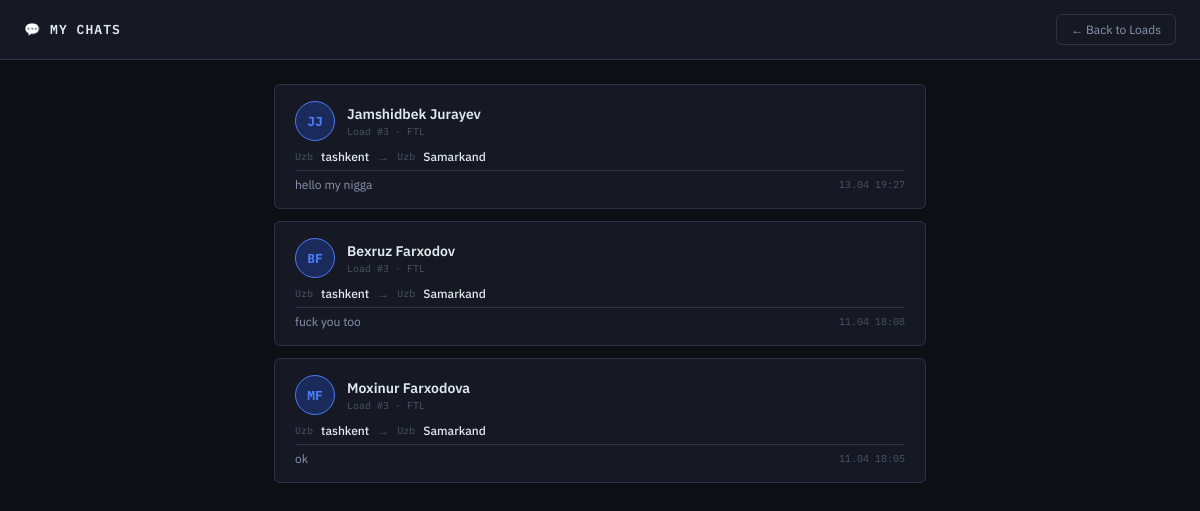
The page /chats/ (signed in) on the database its author committed.
### ecargo/models.py (models this page shows, shortened)
class ChatRoom(models.Model):
    interest = models.OneToOneField(Interest, on_delete=models.CASCADE, related_name='chat_room')
    shipper = models.ForeignKey(User, on_delete=models.CASCADE, related_name='chat_rooms_as_shipper')
    carrier = models.ForeignKey(User, on_delete=models.CASCADE, related_name='chat_rooms_as_carrier')
    created_at = models.DateTimeField(auto_now_add=True)
    class Meta:
        ordering = ['-created_at']

class Load(models.Model):
    BODY_TYPE_CHOICES = [
        ('curtainsider', 'Curtainsider'),
        ('tautliner', 'Tautliner'),
        ('flatbed', 'Flatbed'),
        ('box', 'Box / Closed'),
        ('refrigerated', 'Refrigerated'),
        ('tanker', 'Tanker'),
        ('lowloader', 'Low Loader'),
        ('tipper', 'Tipper'),
        ('container', 'Container'),
        ('other', 'Other'),
    ]
    LOAD_TYPE_CHOICES = [
        ('FTL', 'FTL - Full Truck Load'),
        ('LTL', 'LTL - Less than Truck Load'),
    ]
    PUBLICATION_MODE_CHOICES = [
        ('exchange', 'Exchange'),
        ('selected', 'To Selected'),
    ]
    CURRENCY_CHOICES = [
        ('USD', 'USD'),
        ('EUR', 'EUR'),
        ('GBP', 'GBP'),
        ('PLN', 'PLN'),
        ('CZK', 'CZK'),
    ]
    VEHICLE_SIZE_CHOICES = [
        ('semi', 'With Semi-Trailer'),
        ('solo', 'Solo'),
        ('van', 'Van'),
        ('double', 'With Double Trailer'),
    ]
    created_by = models.ForeignKey(
        User,
        on_delete=models.SET_NULL,
        null=True,
        related_name='loads'
    )
    created_at = models.DateTimeField(auto_now_add=True)
    updated_at = models.DateTimeField(auto_now=True)
    publication_mode = models.CharField(max_length=20, choices=PUBLICATION_MODE_CHOICES, default='exchange')
    time_to_submit_offers = models.DateTimeField(null=True, blank=True)
    contacts = models.CharField(max_length=255, blank=True)
    buy_now = models.BooleanField(default=False)
    schedule_publication = models.BooleanField(default=False)
    scheduled_publish_at = models.DateTimeField(null=True, blank=True)
    total_price = models.DecimalField(max_digits=12, decimal_places=2, null=True, blank=True)
    currency = models.CharField(max_length=5, choices=CURRENCY_CHOICES, default='USD')
    mileage = models.FloatField(null=True, blank=True)
    price_per_mile = models.DecimalField(max_digits=10, decimal_places=2, null=True, blank=True)
    payment_deadline_days = models.PositiveIntegerField(null=True, blank=True)
    vehicle_size = models.CharField(max_length=20, choices=VEHICLE_SIZE_CHOICES, blank=True)
    body_type = models.CharField(max_length=30, choices=BODY_TYPE_CHOICES, blank=True)
    capacity = models.DecimalField(max_digits=8, decimal_places=2, null=True, blank=True)
    load_meters = models.DecimalField(max_digits=6, decimal_places=2, null=True, blank=True)
    load_type = models.CharField(max_length=3, choices=LOAD_TYPE_CHOICES, default='FTL')
    quantity = models.IntegerField(null=True, blank=True)
    stackable = models.BooleanField(default=False)
    to_exchange = models.BooleanField(default=False)
    additional_description = models.TextField(blank=True, max_length=2000)
    is_active = models.BooleanField(default=True)
    class Meta:
        ordering = ['-created_at']

class LoadLocation(models.Model):
    LOCATION_TYPE_CHOICES = [
        ('pickup', 'Pickup'),
        ('delivery', 'Delivery'),
    ]
    load = models.ForeignKey(Load, on_delete=models.CASCADE, related_name='locations')
    location_type = models.CharField(max_length=10, choices=LOCATION_TYPE_CHOICES)
    country = models.CharField(max_length=100)
    postal_code = models.CharField(max_length=20, blank=True)
    city = models.CharField(max_length=200)
    full_address = models.CharField(max_length=500, blank=True)
    date_from = models.DateTimeField()
    date_to = models.DateTimeField(null=True, blank=True)
    is_range = models.BooleanField(default=False)
    class Meta:
        ordering = ['id']
        constraints = [
            models.UniqueConstraint(
                fields=['load', 'location_type'],
                name='unique_pickup_delivery_per_load'
            )
        ]

class ChatMessage(models.Model):
    room = models.ForeignKey(ChatRoom, on_delete=models.CASCADE, related_name='messages')
    sender = models.ForeignKey(User, on_delete=models.CASCADE, related_name='chat_messages')
    text = models.TextField(max_length=2000)
    created_at = models.DateTimeField(auto_now_add=True)
    is_read = models.BooleanField(default=False)
    class Meta:
        ordering = ['created_at']

### ecargo/views.py (the view)
# urls.py: path('chats/', my_chats, name='my_chats'),  # list of chat rooms
@login_required
def my_chats(request):
    rooms = ChatRoom.objects.filter(
        Q(shipper=request.user) | Q(carrier=request.user)
    ).select_related('interest__load', 'shipper', 'carrier').prefetch_related('messages')
    rooms_data = []
    for room in rooms:
        last_msg = room.messages.last()
        unread = room.messages.filter(is_read=False).exclude(sender=request.user).count()
        other = room.carrier if request.user == room.shipper else room.shipper
        pickup = room.interest.load.locations.filter(location_type='pickup').first()
        delivery = room.interest.load.locations.filter(location_type='delivery').first()
        rooms_data.append({
            'room': room,
            'other_user': other,
            'last_message': last_msg,
            'unread_count': unread,
            'load': room.interest.load,
            'pickup': pickup,
            'delivery': delivery,
        })
    return render(request, 'my_chats.html', {
        'title': 'My Chats',
        'rooms_data': rooms_data,
        'unread_count': unread_notification_count(request.user),
    })

### ecargo/views.py (called while the page is built)
def unread_notification_count(user):
    return Notification.objects.filter(recipient=user, is_read=False).count()

### templates/my_chats.html (shortened to what this page needs)
<!DOCTYPE html>
<html lang="en">
<head>
</head>
<body>
<div class="topbar">
  <h1>💬 My Chats</h1>
  <a href="{% url 'load_list' %}" class="btn-back">← Back to Loads</a>
</div>
<div class="content">
  {% if rooms_data %}
    {% for item in rooms_data %}
    <a href="{% url 'chat_view' item.room.pk %}" class="chat-card {% if item.unread_count %}has-unread{% endif %}">
      <div class="chat-card-top">
        <div class="chat-avatar">
          {{ item.other_user.first_name|first|upper }}{{ item.other_user.last_name|first|upper }}
        </div>
        <div class="chat-card-info">
          <div class="chat-other-name">{{ item.other_user.get_full_name|default:item.other_user.username }}</div>
          <div class="chat-load-ref">Load #{{ item.load.pk }} · {{ item.load.load_type }}</div>
        </div>
      </div>
      {% if item.pickup and item.delivery %}
      <div class="chat-route">
        <span class="country">{{ item.pickup.country }}</span>
        <span class="city">{{ item.pickup.city }}</span>
        <span class="arrow">→</span>
        <span class="country">{{ item.delivery.country }}</span>
        <span class="city">{{ item.delivery.city }}</span>
      </div>
      {% endif %}
      <div class="last-msg">
        <span>
          {% if item.last_message %}
            {{ item.last_message.text|truncatechars:60 }}
          {% else %}
            No messages yet
          {% endif %}
        </span>
        <span class="time">
          {% if item.last_message %}
            {{ item.last_message.created_at|date:"d.m H:i" }}
          {% endif %}
        </span>
      </div>
    </a>
    {% endfor %}
  {% else %}
  <div class="empty-page">
    <div class="icon">💬</div>
    <h3>No chats yet</h3>
    <p>Chats open when a shipper accepts your interest in a load.</p>
  </div>
  {% endif %}
</div>
</body>
</html>

### templates/my_chats.html (style rules this page uses)
:root { --bg: #0d0f14; --surface: #161923; --surface2: #1e2535; --border: #2a3347; --accent: #4a7cf7; --accent-dim: #1a2a5a; --text: #e2e8f0; --text-dim: #8896b0; --text-muted: #4a5568; --mono: 'IBM Plex Mono', monospace; --sans: 'IBM Plex Sans', sans-serif; --green: #22c55e; --green-bg: #071a0e; --green-border: #14532d; --radius: 6px; }
* { box-sizing: border-box; margin: 0; padding: 0; }
body { background: var(--bg); color: var(--text); font-family: var(--sans); font-size: 13px; min-height: 100vh; }
.topbar { display: flex; align-items: center; gap: 12px; padding: 14px 24px; background: var(--surface); border-bottom: 1px solid var(--border); position: sticky; top: 0; z-index: 100; }
.topbar h1 { font-family: var(--mono); font-size: 13px; font-weight: 600; letter-spacing: 0.08em; text-transform: uppercase; }
.btn-back { background: transparent; border: 1px solid var(--border); color: var(--text-dim); padding: 7px 14px; border-radius: var(--radius); font-size: 12px; cursor: pointer; text-decoration: none; display: inline-flex; align-items: center; gap: 6px; transition: all 0.15s; }
.content { max-width: 700px; margin: 0 auto; padding: 24px; }
.chat-card { background: var(--surface); border: 1px solid var(--border); border-radius: var(--radius); margin-bottom: 12px; cursor: pointer; transition: border-color 0.15s; text-decoration: none; display: block; padding: 16px 20px; }
.chat-card-top { display: flex; align-items: center; gap: 12px; margin-bottom: 8px; }
.chat-avatar { width: 40px; height: 40px; border-radius: 50%; background: var(--accent-dim); border: 1px solid var(--accent); display: flex; align-items: center; justify-content: center; font-family: var(--mono); font-size: 13px; font-weight: 700; color: var(--accent); flex-shrink: 0; }
.chat-card-info { flex: 1; min-width: 0; }
.chat-other-name { font-weight: 600; font-size: 14px; color: var(--text); }
.chat-load-ref { font-family: var(--mono); font-size: 10px; color: var(--text-muted); margin-top: 2px; }
.chat-route { display: flex; align-items: center; gap: 8px; font-size: 12px; color: var(--text-dim); margin-bottom: 6px; }
.chat-route .country { font-family: var(--mono); font-size: 10px; color: var(--text-muted); }
.chat-route .city { font-weight: 500; color: var(--text); }
.chat-route .arrow { color: var(--text-muted); }
.last-msg { font-size: 12px; color: var(--text-dim); white-space: nowrap; overflow: hidden; text-overflow: ellipsis; padding-top: 6px; border-top: 1px solid var(--border); display: flex; justify-content: space-between; align-items: center; gap: 10px; }
.last-msg .time { font-family: var(--mono); font-size: 10px; color: var(--text-muted); flex-shrink: 0; }

### rows shown on the page
ChatRoom: other_user.first_name|first "J", other_user.last_name|first "J", other_user.get_full_name "Jamshidbek Jurayev", load.pk "3", load.load_type "FTL", pickup.country "Uzb", pickup.city "tashkent", delivery.country "Uzb", delivery.city "Samarkand", last_message.text "hello my nigga", last_message.created_at "13.04 19:27"
ChatRoom: other_user.first_name|first "B", other_user.last_name|first "F", other_user.get_full_name "Bexruz Farxodov", load.pk "3", load.load_type "FTL", pickup.country "Uzb", pickup.city "tashkent", delivery.country "Uzb", delivery.city "Samarkand", last_message.text "fuck you too", last_message.created_at "11.04 18:08"
ChatRoom: other_user.first_name|first "M", other_user.last_name|first "F", other_user.get_full_name "Moxinur Farxodova", load.pk "3", load.load_type "FTL", pickup.country "Uzb", pickup.city "tashkent", delivery.country "Uzb", delivery.city "Samarkand", last_message.text "ok", last_message.created_at "11.04 18:05"
